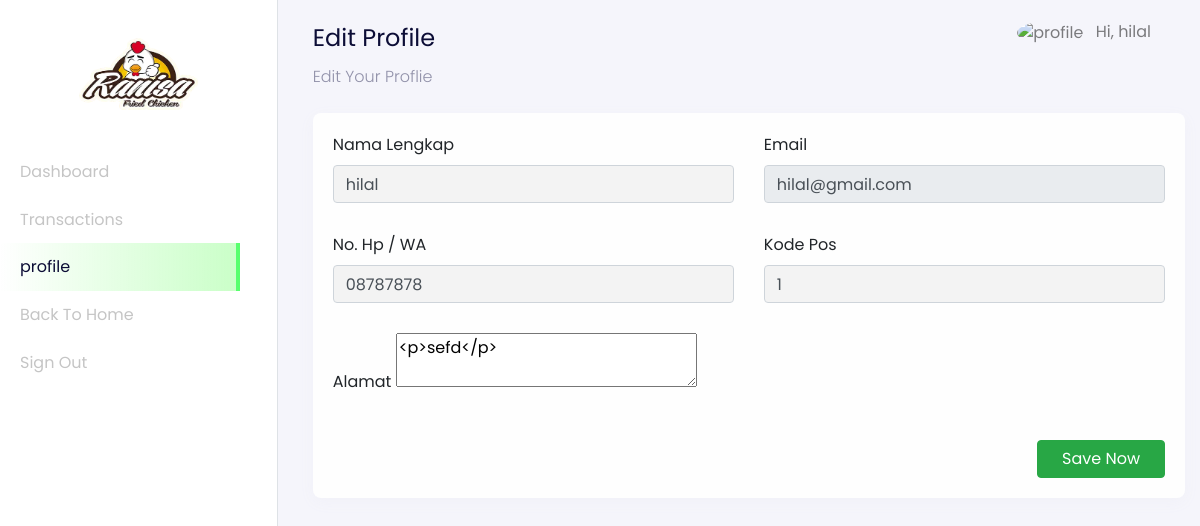
The page /user/index.php?page=profile (signed in) on the database its author committed.
### tables this page shows
CREATE TABLE `users` (
  `id_user` int(11) NOT NULL,
  `name` varchar(255) NOT NULL,
  `email` varchar(255) NOT NULL,
  `password` varchar(255) NOT NULL,
  `address` text DEFAULT NULL,
  `phone_number` varchar(255) NOT NULL,
  `postal_code` varchar(191) NOT NULL,
  `roles` varchar(255) NOT NULL
);

### config/config.php (called while the page is built, shortened)
<?php
$host = 'localhost';
$user = 'root';
$password = '';
$dbname = 'daging_online';
$conn = mysqli_connect($host, $user, $password, $dbname);
function query($query)
{
    global $conn;
    $result = mysqli_query($conn, $query);
    $rows = [];
    while ($row = mysqli_fetch_assoc($result)) {
        $rows[] = $row;
    }
    return $rows;
}

### user/profile/dashboard-user-profile.php (the view, shortened to what this page needs)
<nav
  class="navbar navbar-expand-lg navbar-light navbar-store fixed-top"
  data-aos="fade-down"
>
  <div class="container-fluid">
    <div class="collpase navbar-collapse" id="navbarResponsive">
      <ul class="navbar-nav d-none d-lg-flex ml-auto">
        <li class="nav-item dropdown">
          <a
            href="#"
            class="nav-link"
            id="navbarDropdown"
            role="button"
            data-toggle="dropdown"
          >
            <img
              src="../assets/images/person-circle.svg"
              alt="profile"
              height="40px"
              class="rounded-circle mr-2 profile-picture"
            />
            <?php
              $id_user = $_SESSION['user'];
              $user = query("SELECT * FROM users WHERE id_user = $id_user")[0];
            ?>
            Hi, <?= $user["name"]; ?>
          </a>
        </li>
      </ul>
    </div>
  </div>
</nav>
<div class="section-content section-dashboard-home" data-aos="fade-up">
    <div class="container-fluid">
    <div class="dashboard-heading">
        <h2 class="dashboard-title">Edit Profile</h2>
        <p class="dashboard-subtitle">Edit Your Proflie</p>
    </div>
    <div class="dashboard-content">
        <div class="row">
          <div class="col-12 mt-2">
              <form action="" method="POST">
                  <div class="card">
                      <div class="card-body">
                        <div class="row">
                            <div class="col-md-6">
                              <div class="form-group">
                                  <label for="name">Nama Lengkap</label>
                                  <input type="text" name="name" value="<?= $user["name"] ?? ''; ?>" id="name" class="form-control">
                              </div>
                            </div>
                            <div class="col-md-6">
                              <div class="form-group">
                                  <label for="email">Email</label>
                                  <input type="email" readonly name="email" value="<?= $user["email"] ?? ''; ?>" id="email" class="form-control">
                              </div>
                            </div>
                            <div class="col-md-6">
                              <div class="form-group">
                                  <label for="phone_number">No. Hp / WA</label>
                                  <input type="tel" name="phone_number" value="<?= $user["phone_number"] ?? ''; ?>" id="phone_number" class="form-control">
                              </div>
                            </div>
                            <div class="col-md-6">
                              <div class="form-group">
                                  <label for="code">Kode Pos</label>
                                  <input type="number" name="code" value="<?= $user["postal_code"] ?? ''; ?>" id="code" class="form-control">
                              </div>
                            </div>
                            <div class="col-md-12" id="alamat">
                              <div class="form-group">
                                <label for="alamat">Alamat</label>
                                <textarea name="alamat" id="editor"><?= $user["address"] ?? ''; ?></textarea>
                              </div>
                            </div>
                        </div>
                        <div class="row mt-2">
                          <div class="col text-right">
                          <button type="submit" name="updateUser" class="btn btn-success px-4">Save Now</button>
                          </div>
                      </div>
                  </div>
              </form>
          </div>
        </div>
    </div>
    </div>
</div>

### rows shown on the page
users: name "hilal", email "hilal@gmail.com", phone_number "08787878", code "1", alamat "<p>sefd</p>"
